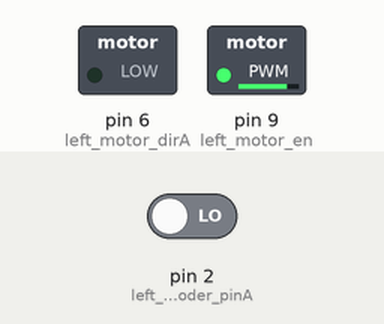
The sketch below on a simulated Arduino Uno, built with avr-gcc and run on an emulated ATmega328P. Parts: switched loads named in the sketch (green lamp = pin HIGH). Inputs (shaded band) come from the test bench; at power-on: pin 2 (left_encoder_pinA) LOW. What the sketch prints to the serial monitor is not drawn.

Above: at 0.1 s.
Timing chart, 0 to 1.6 s (numbered marks = the images above):
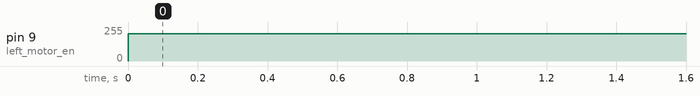

Measured:
- by itself, pin 9 (left_motor_en): 0/255 → 204/255 at 0.00 s

The sketch:

encoder_Test.ino
```cpp
// Part 2 and 3 - Run a motor at a certain speed and direction, and display the count and distance travelled

// Define the pins for the motor and encoder
#define left_motor_en     9
#define left_motor_dirA   6
#define left_motor_dirB   7
#define left_encoder_pinA 2
#define left_encoder_pinB 3

byte encoder0PinALast;
int duration;//the number of the pulses
boolean Direction;//the rotation direction
int start; // Start and end times
int travel;

void setup() {
  Serial.begin(9600); //Initialize the serial port
  travel = 0;
  EncoderInit();
  MotorInit();
  start = millis();
}

void loop() {
  while(true){ // Stay in this loop for 5 seconds
    int curr = duration;

    analogWrite(left_motor_en, 255*0.8); // Go full speed
    Serial.print("Pulse:");
    Serial.print(curr);
    Serial.print("\t");

    travel += curr;
    Serial.print("Distance so far: ");
    Serial.println(-travel/(360) * 2 * 3.14 * 0.001); // distance travelled = encoder_count/360 * 2 * pi * r

    duration = 0;
    delay(100);
  }
  analogWrite(left_motor_en, 0); // Go full speed
}

void EncoderInit() {
  Direction = true;
  pinMode(left_encoder_pinB,INPUT);
  attachInterrupt(0, wheelSpeed, CHANGE);
}

void MotorInit() {
  pinMode(left_motor_en, OUTPUT);
  pinMode(left_motor_dirA, OUTPUT);
  digitalWrite(left_motor_dirA, LOW);
  digitalWrite(left_motor_dirB, HIGH);
}

void wheelSpeed()
{
  int Lstate = digitalRead(left_encoder_pinA);
  if((encoder0PinALast == LOW) && Lstate==HIGH)
  {
    int val = digitalRead(left_encoder_pinB);
    if(val == LOW && Direction)
    {
      Direction = false; //Reverse
    }
    else if(val == HIGH && !Direction)
    {
      Direction = true;  //Forward
    }
  }

  encoder0PinALast = Lstate;

  if(!Direction)  duration++;
  else  duration--;
}
```
